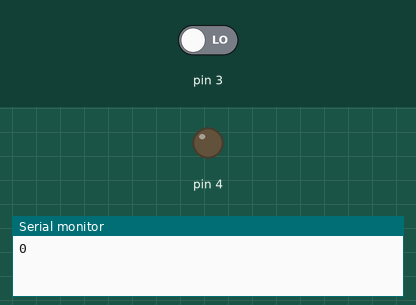
Simulated run of this sketch. Board: Arduino Uno, built with avr-gcc and run on an emulated ATmega328P. Parts: output pins drawn as LEDs (lit = HIGH), the last lines printed to the serial monitor. The test bench sets the inputs (shaded band); at power-on: pin 3 LOW.

Above: at 2.5 s.
At 7.5 s:
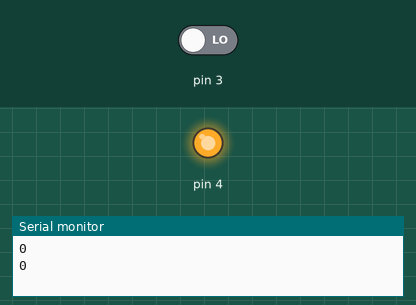
Timing chart, 0 to 13.0 s (numbered marks = the images above):
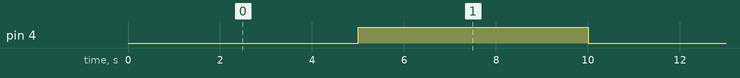

Measured:
- by itself, pin 4: alternates HIGH for 5.0 s and LOW for 5.0 s

The sketch:

Nichrome_Burn_MOSFET_Test.ino
```cpp
void setup() {
  // put your setup code here, to run once:
  Serial.begin(9600);
  pinMode(4,OUTPUT);

}

void loop() {
  digitalWrite(4, LOW);
  Serial.println (digitalRead(3));
  delay (5*1000);

  digitalWrite(4, HIGH);
  Serial.println (digitalRead(3));
  delay (5*1000);


}
```
